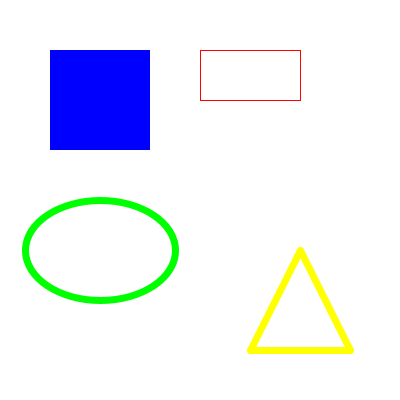
Frame 1 (no input)
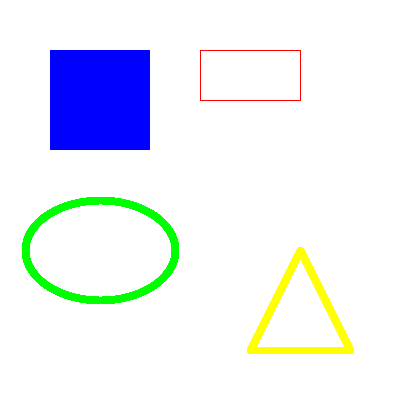
Frame 60 (the mouse pressed at the canvas centre just before this capture)
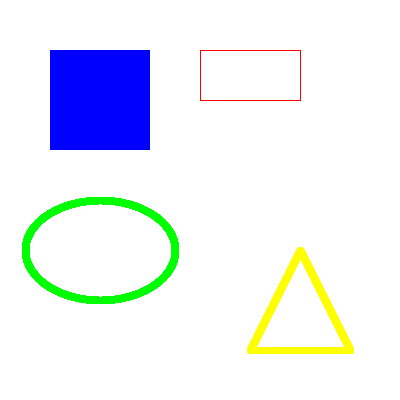
Frame 120 (the mouse held since frame 60 and released just before this capture)

The Processing sketch that drew these frames (run headless with seeded random() and noise(); from frame 60 on, the mouse is pressed at the canvas centre):

// Processing sketch: processing_29146
// ── processing_29146.pde

void setup(){
  size(400,400);
  background(255);
}

void draw(){
  //枠線のない青い正方形
  noStroke();
  fill(0,0,255);
  rect(50,50,100,100);
  
  //赤い枠線の長方形
  stroke(255,0,0);
  strokeWeight(1);
  noFill();
  rect(200,50,100,50);
  
  //緑色で太い枠線のだ円
  stroke(0,255,0);
  strokeWeight(7);
  noFill();
  ellipse(100,250,150,100);
  
  //黄色い線をつないで三角形を描く
  stroke(255,255,0);
  line(250,350,350,350);
  line(250,350,300,250);
  line(350,350,300,250);
}
